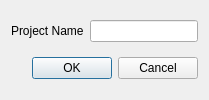
<?xml version="1.0" encoding="UTF-8"?>
<ui version="4.0">
 <class>Dialog</class>
 <widget class="QDialog" name="Dialog">
  <property name="geometry">
   <rect>
    <x>0</x>
    <y>0</y>
    <width>194</width>
    <height>0</height>
   </rect>
  </property>
  <property name="windowTitle">
   <string>Dialog</string>
  </property>
  <layout class="QGridLayout" name="gridLayout">
   <item row="0" column="1">
    <widget class="QLineEdit" name="project_le"/>
   </item>
   <item row="0" column="0">
    <widget class="QLabel" name="label">
     <property name="text">
      <string>Project Name</string>
     </property>
    </widget>
   </item>
   <item row="1" column="0" colspan="2">
    <widget class="QDialogButtonBox" name="buttonBox">
     <property name="orientation">
      <enum>Qt::Horizontal</enum>
     </property>
     <property name="standardButtons">
      <set>QDialogButtonBox::Cancel|QDialogButtonBox::Ok</set>
     </property>
    </widget>
   </item>
  </layout>
 </widget>
 <resources/>
 <connections>
  <connection>
   <sender>buttonBox</sender>
   <signal>accepted()</signal>
   <receiver>Dialog</receiver>
   <slot>accept()</slot>
   <hints>
    <hint type="sourcelabel">
     <x>248</x>
     <y>254</y>
    </hint>
    <hint type="destinationlabel">
     <x>157</x>
     <y>274</y>
    </hint>
   </hints>
  </connection>
  <connection>
   <sender>buttonBox</sender>
   <signal>rejected()</signal>
   <receiver>Dialog</receiver>
   <slot>reject()</slot>
   <hints>
    <hint type="sourcelabel">
     <x>316</x>
     <y>260</y>
    </hint>
    <hint type="destinationlabel">
     <x>286</x>
     <y>274</y>
    </hint>
   </hints>
  </connection>
 </connections>
</ui>
